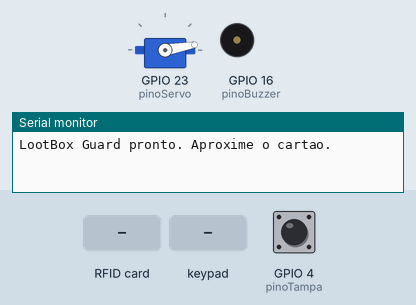
This sketch was run on a simulated ESP32. Parts: servo, buzzer (waves = sounding), the last lines printed to the serial monitor. The test bench sets the inputs (shaded band); at power-on: GPIO 4 (pinoTampa) LOW.

Above: at 1.2 s.
1.3 s: GPIO 4 (pinoTampa) pulled HIGH for 0.15 s
At 1.37 s:
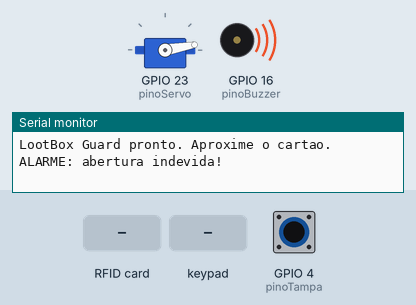
2.9 s: RFID card 01 02 03 04 held to the reader
4.4 s: keypad keys 2 5 8 0 # pressed 0.4 s apart
At 6.7 s:
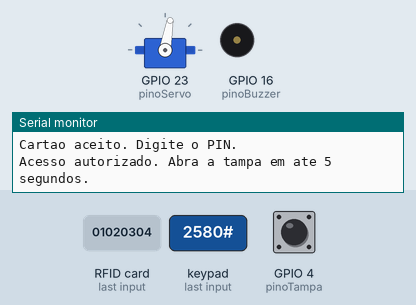
7.9 s: GPIO 4 (pinoTampa) pulled HIGH for 1 s
At 10.1 s:
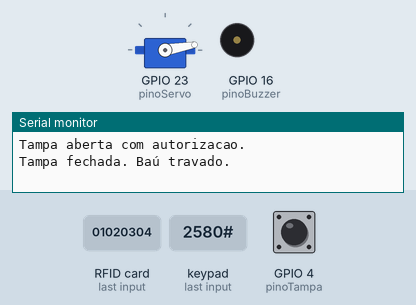
10.4 s: key '#' pressed
11.9 s: RFID card 5E 7A 19 C4 held to the reader
Timing chart, 0 to 14.4 s (numbered marks = the images above; inputs shaded):
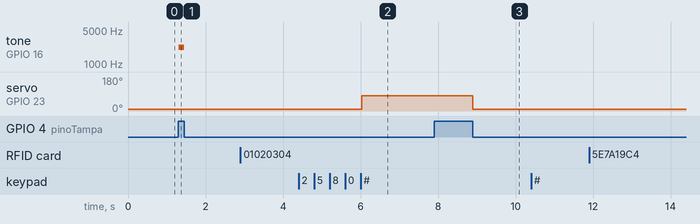

The sketch:

sketch.ino
```cpp
#include <Arduino.h>
#include <Keypad.h>
#include <ESP32Servo.h>
#include <SPI.h>
#include <MFRC522.h>

constexpr byte pinoTampa = 4;
constexpr byte pinoBuzzer = 16;
constexpr byte pinoServo = 23;
constexpr byte pinoChipSelect = 5;
constexpr byte pinoReset = 22;
constexpr byte pinoClock = 18;
constexpr byte pinoMiso = 19;
constexpr byte pinoMosi = 21;
constexpr byte limiteErros = 3;
constexpr unsigned long tempoBloqueio = 30000;
constexpr unsigned long tempoPin = 30000;
constexpr unsigned long tempoAbertura = 5000;
const byte uidCadastrado[] = {0x01, 0x02, 0x03, 0x04};
const char pinCorreto[] = "2580";

char teclas[4][3] = {{'1','2','3'},{'4','5','6'},{'7','8','9'},{'*','0','#'}};
byte linhas[] = {32, 33, 25, 26};
byte colunas[] = {27, 14, 13};
Keypad teclado(makeKeymap(teclas), linhas, colunas, 4, 3);
MFRC522 leitor(pinoChipSelect, pinoReset);
Servo trava;

enum class EstadoTampa { Travada, Liberada, Aberta, Violada };
EstadoTampa estado = EstadoTampa::Travada;
unsigned long liberadaEm = 0;
unsigned long bloqueadaEm = 0;
unsigned long cartaoLidoEm = 0;
bool bloqueado = false;
bool cartaoAceito = false;
byte erros = 0;
char entrada[5] = {};
byte tamanho = 0;
bool excedeu = false;

void limparPin() {
  tamanho = 0;
  entrada[0] = '\0';
  excedeu = false;
}

void atualizarTampa(unsigned long agora) {
  const bool aberta = digitalRead(pinoTampa) == HIGH;
  switch (estado) {
    case EstadoTampa::Travada:
      if (aberta) {
        estado = EstadoTampa::Violada;
        cartaoAceito = false;
        limparPin();
        tone(pinoBuzzer, 2200);
        Serial.println("ALARME: abertura indevida!");
      }
      break;
    case EstadoTampa::Liberada:
      if (aberta) {
        estado = EstadoTampa::Aberta;
        Serial.println("Tampa aberta com autorizacao.");
      } else if (agora - liberadaEm >= tempoAbertura) {
        trava.write(10);
        estado = EstadoTampa::Travada;
        Serial.println("Prazo de abertura encerrado. Baú travado.");
      }
      break;
    case EstadoTampa::Aberta:
    case EstadoTampa::Violada:
      if (!aberta) {
        if (estado == EstadoTampa::Violada) noTone(pinoBuzzer);
        trava.write(10);
        estado = EstadoTampa::Travada;
        Serial.println("Tampa fechada. Baú travado.");
      }
      break;
  }
}

void lerCartao(unsigned long agora) {
  if (!leitor.PICC_IsNewCardPresent() || !leitor.PICC_ReadCardSerial()) return;
  cartaoAceito = leitor.uid.size == sizeof uidCadastrado &&
                 memcmp(leitor.uid.uidByte, uidCadastrado, sizeof uidCadastrado) == 0;
  cartaoLidoEm = agora;
  limparPin();
  leitor.PICC_HaltA();
  Serial.println(cartaoAceito ? "Cartao aceito. Digite o PIN." : "Cartao desconhecido.");
}

void setup() {
  Serial.begin(115200);
  pinMode(pinoTampa, INPUT_PULLUP);
  pinMode(pinoBuzzer, OUTPUT);
  trava.setPeriodHertz(50);
  trava.attach(pinoServo);
  trava.write(10);
  SPI.begin(pinoClock, pinoMiso, pinoMosi, pinoChipSelect);
  leitor.PCD_Init();
  Serial.println("LootBox Guard pronto. Aproxime o cartao.");
}

void loop() {
  const unsigned long agora = millis();
  atualizarTampa(agora);
  const char tecla = teclado.getKey();

  if (bloqueado) {
    if (agora - bloqueadaEm < tempoBloqueio) {
      if (tecla == '#') Serial.println("Tentativa ignorada: teclado bloqueado.");
      return;
    }
    bloqueado = false;
    erros = 0;
    Serial.println("Bloqueio encerrado. Aproxime o cartao.");
  }
  if (estado != EstadoTampa::Travada) return;
  lerCartao(agora);
  if (cartaoAceito && agora - cartaoLidoEm >= tempoPin) {
    cartaoAceito = false;
    limparPin();
    Serial.println("Prazo do PIN encerrado. Aproxime o cartao.");
  }
  if (!cartaoAceito) {
    if (tecla == '#') Serial.println("Aproxime um cartao cadastrado antes do PIN.");
    return;
  }
  if (tecla == '*') {
    limparPin();
  } else if (tecla == '#') {
    const bool correto = !excedeu && tamanho == 4 && strcmp(entrada, pinCorreto) == 0;
    limparPin();
    if (correto) {
      cartaoAceito = false;
      erros = 0;
      trava.write(80);
      liberadaEm = agora;
      estado = EstadoTampa::Liberada;
      Serial.println("Acesso autorizado. Abra a tampa em ate 5 segundos.");
    } else {
      Serial.println("PIN incorreto.");
      if (++erros == limiteErros) {
        cartaoAceito = false;
        bloqueadaEm = agora;
        bloqueado = true;
        Serial.println("Teclado bloqueado por 30 segundos.");
      }
    }
  } else if (tecla >= '0' && tecla <= '9') {
    if (tamanho < 4) {
      entrada[tamanho++] = tecla;
      entrada[tamanho] = '\0';
    } else {
      excedeu = true;
    }
  }
}
```

Measured:
- after the input at 1.3 s, tone on GPIO 16 (pinoBuzzer): silent → 2200 Hz at once, → silent 0.15 s later
- after the input at 4.4 s, servo on GPIO 23 (pinoServo): 10° → 80° after 1.6 s
- after the input at 7.9 s, servo on GPIO 23 (pinoServo): 80° → 10° after 1.0 s
